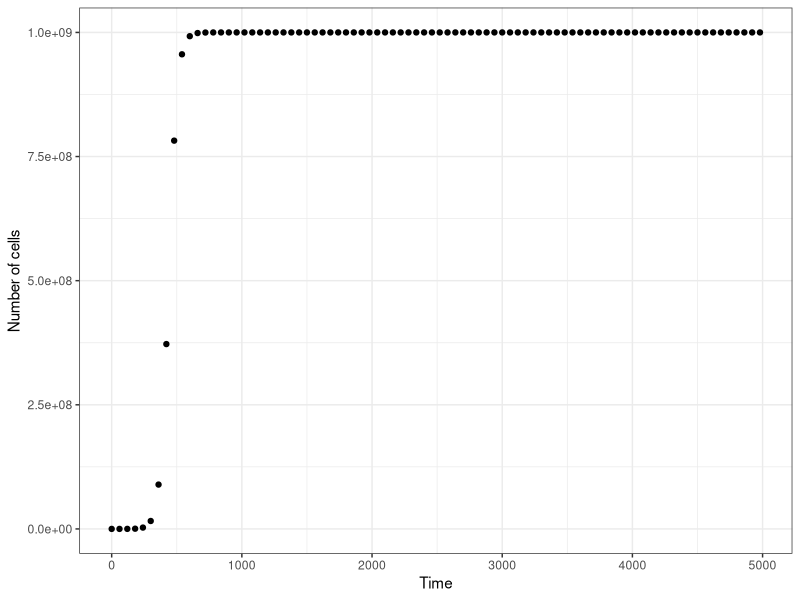
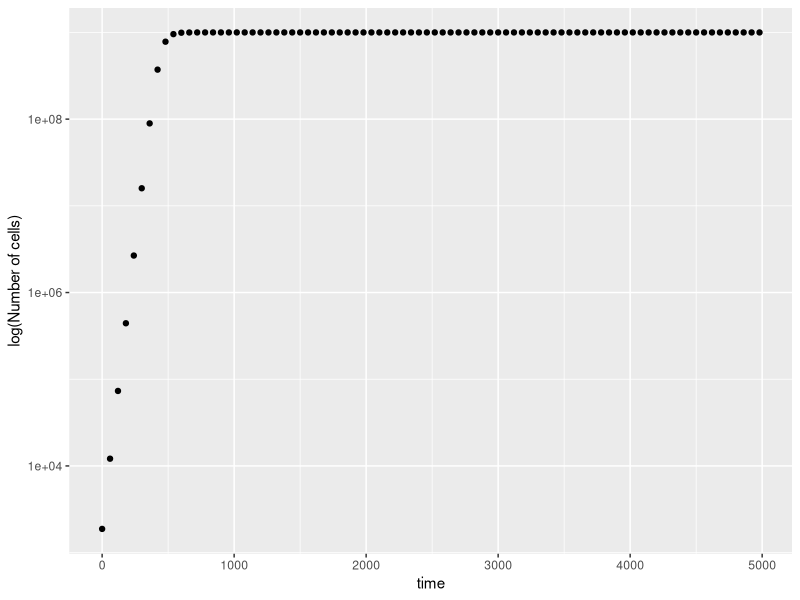

Reproduce these figures in R, in order.
#Script to plot the logistic growth data

growth_data <- read.csv("experiment2.csv")

install.packages("ggplot2")
library(ggplot2)

#Plots the data
ggplot(aes(t,N), data = growth_data) +
  
  geom_point() +
  
  xlab("Time") +
  
  ylab("Number of cells") +
  
  theme_bw()

ggplot(aes(t,N), data = growth_data) +
  
  geom_point() +
  
  xlab("time") +
  
  ylab("log(Number of cells)") +
  
  scale_y_continuous(trans='log10')#converts the y scale to a log scale
